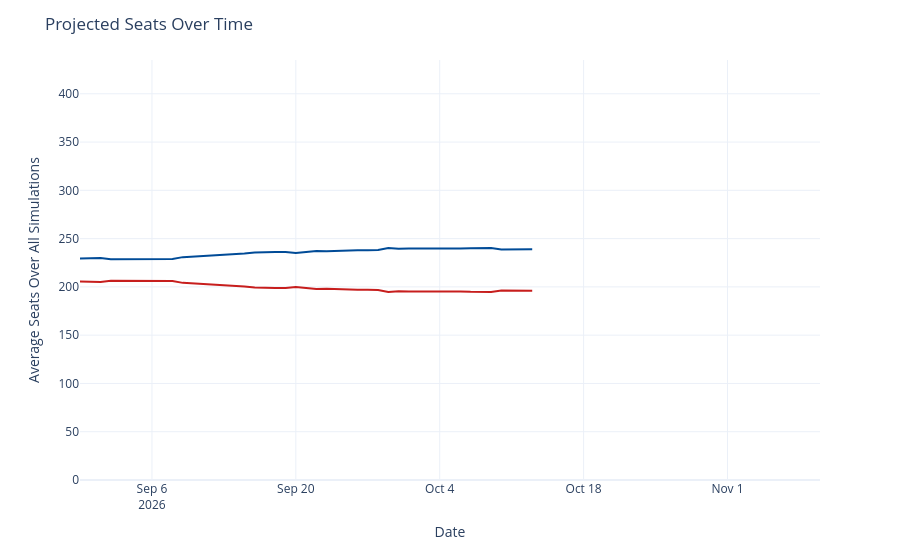

The notebook cell saved with this chart:
### Code cell
seats_over_time = output_ts[(output_ts['geo'] == 'US House') &
                             (output_ts['type'] == 'seats')]
seats_over_time['rep_seats'] = seats_over_time['y'].map(lambda x: 435 - x)
seats_over_time = seats_over_time.rename({'y': 'Democrats', 'rep_seats': 'Republicans'}, axis=1)
seats_time_ser = px.line(seats_over_time, x='date', y=['Democrats', 'Republicans'], template='plotly_white',
                        color_discrete_map={'Democrats': '#004b97', 'Republicans': '#c71e1d'},)
seats_time_ser.update_traces(hovertemplate="%{y:.1f}")
seats_time_ser.update_layout(
    xaxis=dict(range=[pd.to_datetime('2026-08-30'), pd.to_datetime('2026-11-10')]),
    yaxis=dict(range=[0, 435]),
    xaxis_title='Date',
    yaxis_title='Average Seats Over All Simulations',
    title=dict(text="Projected Seats Over Time"),
    hovermode="x",
    showlegend=False
)
seats_time_ser

### Figure 1 — Plotly figure (JSON) as saved in the notebook; plotly's stock layout.template omitted (floating-point values rounded to 4 significant figures)
{"data": [{"hovertemplate": "%{y:.1f}", "legendgroup": "Democrats", "line": {"color": "#004b97", "dash": "solid"}, "marker": {"symbol": "circle"}, "mode": "lines", "name": "Democrats", "orientation": "v", "showlegend": true, "type": "scatter", "x": ["2026-08-30", "2026-08-31", "2026-09-01", "2026-09-02", "2026-09-03", "2026-09-04", "2026-09-05", "2026-09-06", "2026-09-07", "2026-09-08", "2026-09-09", "2026-09-14", "2026-09-15", "2026-09-16", "2026-09-17", "2026-09-18", "2026-09-19", "2026-09-20", "2026-09-21", "2026-09-22", "2026-09-23", "2026-09-24", "2026-09-25", "2026-09-26", "2026-09-27", "2026-09-28", "2026-09-29", "2026-09-30", "2026-10-01", "2026-10-02", "2026-10-03", "2026-10-04", "2026-10-05", "2026-10-06", "2026-10-07", "2026-10-08", "2026-10-09", "2026-10-10", "2026-10-11", "2026-10-12", "2026-10-13"], "xaxis": "x", "y": [229.4, 230.0, 230.0, 228.5, 228.5, 228.7, 228.7, 228.9, 228.8, 228.9, 230.8, 233.6, 234.7, 235.7, 236.2, 236.1, 236.0, 235.0, 236.2, 237.2, 236.9, 237.4, 237.9, 237.9, 237.9, 238.2, 240.4, 239.5, 239.7, 239.6, 239.5, 239.7, 239.8, 239.7, 240.1, 240.1, 240.2, 238.8, 238.7, 238.7, 238.9], "yaxis": "y"}, {"hovertemplate": "%{y:.1f}", "legendgroup": "Republicans", "line": {"color": "#c71e1d", "dash": "solid"}, "marker": {"symbol": "circle"}, "mode": "lines", "name": "Republicans", "orientation": "v", "showlegend": true, "type": "scatter", "x": ["2026-08-30", "2026-08-31", "2026-09-01", "2026-09-02", "2026-09-03", "2026-09-04", "2026-09-05", "2026-09-06", "2026-09-07", "2026-09-08", "2026-09-09", "2026-09-14", "2026-09-15", "2026-09-16", "2026-09-17", "2026-09-18", "2026-09-19", "2026-09-20", "2026-09-21", "2026-09-22", "2026-09-23", "2026-09-24", "2026-09-25", "2026-09-26", "2026-09-27", "2026-09-28", "2026-09-29", "2026-09-30", "2026-10-01", "2026-10-02", "2026-10-03", "2026-10-04", "2026-10-05", "2026-10-06", "2026-10-07", "2026-10-08", "2026-10-09", "2026-10-10", "2026-10-11", "2026-10-12", "2026-10-13"], "xaxis": "x", "y": [205.6, 205.0, 205.0, 206.5, 206.5, 206.3, 206.3, 206.1, 206.2, 206.1, 204.2, 201.4, 200.3, 199.3, 198.8, 198.9, 199.0, 200.0, 198.8, 197.8, 198.1, 197.6, 197.1, 197.1, 197.1, 196.8, 194.6, 195.5, 195.3, 195.4, 195.5, 195.3, 195.2, 195.3, 194.9, 194.9, 194.8, 196.2, 196.3, 196.3, 196.1], "yaxis": "y"}], "layout": {"hovermode": "x", "legend": {"title": {"text": "variable"}, "tracegroupgap": 0}, "margin": {"t": 60}, "showlegend": false, "title": {"text": "Projected Seats Over Time"}, "xaxis": {"anchor": "y", "domain": [0, 1], "range": ["2026-08-30T00:00:00", "2026-11-10T00:00:00"], "title": {"text": "Date"}}, "yaxis": {"anchor": "x", "domain": [0, 1], "range": [0, 435], "title": {"text": "Average Seats Over All Simulations"}}}}
